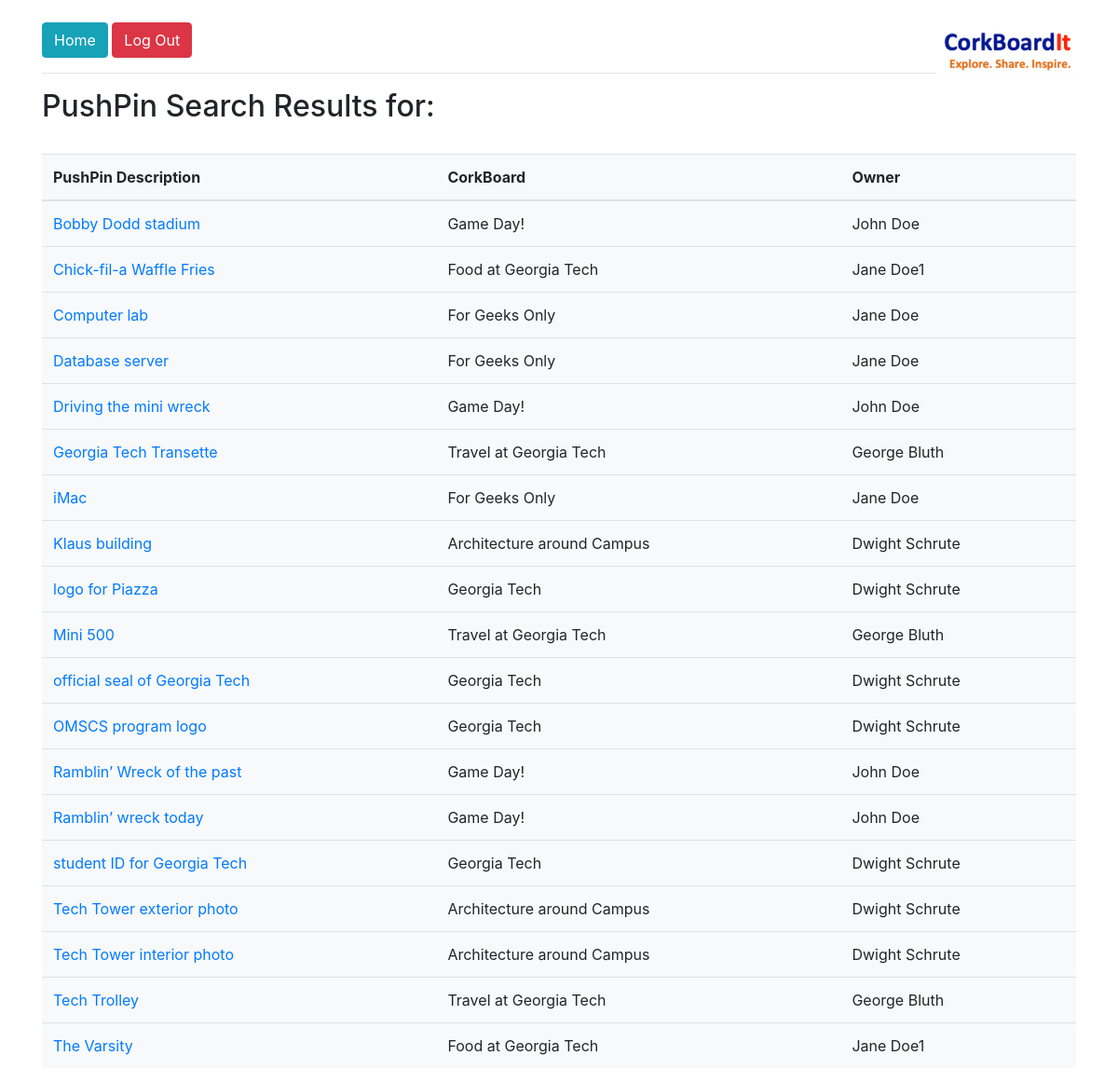
Screenshot of /search.php with the database file from the repository.
### tables this page shows
CREATE TABLE `PushPin` (
	`pushPinID` int(16) unsigned NOT NULL AUTO_INCREMENT,
	`cork_board_id` int(16) unsigned NOT NULL,
	`URL` varchar(200) NOT NULL,
	`description` varchar(200) NOT NULL,
	`date_pinned` datetime NOT NULL,
	PRIMARY KEY (`pushPinID`),
	UNIQUE (`cork_board_id`, `URL`),
	FOREIGN KEY (`cork_board_id`) REFERENCES `CorkBoard` (`corkBoardID`)
);

### search.php (the view, shortened to what this page needs)
<?php
    include('lib/common.php');
?>
<?php
    include('lib/header.php');
?>
</head>
<body>
<div class="container">
<?php
    include('lib/menu.php');
?>
<h2>
<?php echo "PushPin Search Results for: {$search_key}"; ?>
</h2>
<br>
<div class="mt-auto bg-light">
<table class="table">
	<thead>
		<tr>
			<th>PushPin Description</th>
			<th>CorkBoard</th>
			<th>Owner</th>
		</tr>
	</thead>
	<tbody>
		<?php
			$query = "SELECT description, title, pushPinID, name " .
			"FROM " .
			"(SELECT description, title, pushPinID, name " .
			"FROM PushPin " .
			"JOIN CorkBoard ON PushPin.cork_board_id=CorkBoard.corkBoardID " .
			"JOIN User ON CorkBoard.owner=User.email " .
			"JOIN PushPinTag ON PushPin.pushPinID=PushPinTag.pushpin_id " .
			"WHERE CorkBoard.corkBoardID NOT IN (SELECT corkBoardID FROM PrivateCorkBoard) " .
			"AND (PushPin.description LIKE '%{$search_key}%' " .
			"OR PushPinTag.tag LIKE '%{$search_key}%' " .
			"OR CorkBoard.category_name LIKE '%{$search_key}%') " .
			"GROUP BY PushPin.pushPinID) AS list " .
			"ORDER BY description";
			$result = mysqli_query($db, $query);
    		while ($row = mysqli_fetch_array($result, MYSQLI_ASSOC)) {
    			print "<tr><td><a href='view_pushpin.php?pushpin_id={$row['pushPinID']}'>{$row['description']}</a></td>";
    			print "<td>{$row['title']}</td>";
    			print "<td>{$row['name']}</td></tr>";
    		}
		?>
	</tbody>
</table>
</div>
</div>
</body>

### lib/header.php (shortened to what this page needs)
<!DOCTYPE html>
<html lang="en">
<head>
	<link rel="stylesheet" href="https://maxcdn.bootstrapcdn.com/bootstrap/4.1.3/css/bootstrap.min.css">

### lib/menu.php
<br>
<div>
    <a href="CorkBoard_Home.php" class="btn btn-info" role="button" >Home</a>
    <a href="logout.php" class="btn btn-danger" role="button">Log Out</a>
    <img src="img/CB_logo.png" style="opacity:1;background-color:E9E5E2;" width="150px" align="right" alt="" title="CorkBoard Logo"/>
</div>
<hr>

### rows the page displays
pushpin: description "Bobby Dodd stadium", title "Game Day!", name "John Doe"
pushpin: description "Chick-fil-a Waffle Fries", title "Food at Georgia Tech", name "Jane Doe1"
pushpin: description "Computer lab", title "For Geeks Only", name "Jane Doe"
pushpin: description "Database server", title "For Geeks Only", name "Jane Doe"
pushpin: description "Driving the mini wreck", title "Game Day!", name "John Doe"
pushpin: description "Georgia Tech Transette", title "Travel at Georgia Tech", name "George Bluth"
pushpin: description "iMac", title "For Geeks Only", name "Jane Doe"
pushpin: description "Klaus building", title "Architecture around Campus", name "Dwight Schrute"
pushpin: description "logo for Piazza", title "Georgia Tech", name "Dwight Schrute"
pushpin: description "Mini 500", title "Travel at Georgia Tech", name "George Bluth"
pushpin: description "official seal of Georgia Tech", title "Georgia Tech", name "Dwight Schrute"
pushpin: description "OMSCS program logo", title "Georgia Tech", name "Dwight Schrute"
pushpin: description "Ramblin’ Wreck of the past", title "Game Day!", name "John Doe"
pushpin: description "Ramblin’ wreck today", title "Game Day!", name "John Doe"
pushpin: description "student ID for Georgia Tech", title "Georgia Tech", name "Dwight Schrute"
pushpin: description "Tech Tower exterior photo", title "Architecture around Campus", name "Dwight Schrute"
pushpin: description "Tech Tower interior photo", title "Architecture around Campus", name "Dwight Schrute"
pushpin: description "Tech Trolley", title "Travel at Georgia Tech", name "George Bluth"
pushpin: description "The Varsity", title "Food at Georgia Tech", name "Jane Doe1"
